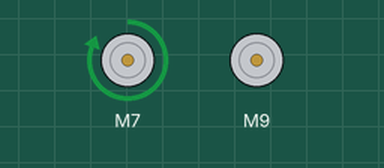
Bench run of a sketch on a simulated Arduino Uno, built with avr-gcc and run on an emulated ATmega328P. Shown: 2 × DC motor (green arrow = forward, orange = backward, longer = faster).

Above: at 3.2 s.
At 6.5 s:
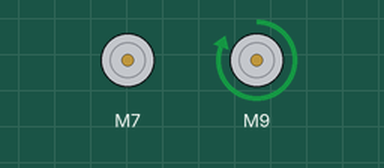
At 9.8 s:
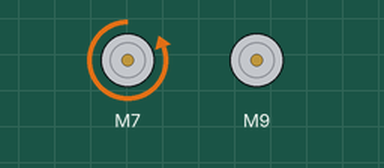
At 13.1 s:
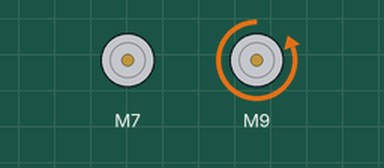
Timing chart, 0 to 18.1 s (numbered marks = the images above):
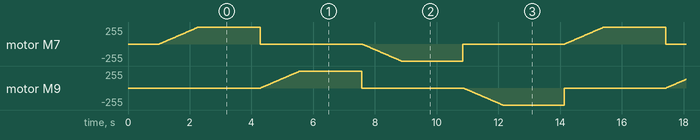

The sketch:

prg2-ESP32S3-ModuleTB6612FNG-pilotage-moteurs-avec-librairie.ino
```cpp
// (licence header left out)
// Inclusion de la librairie dont nous aurons besoin ici
#include <SparkFun_TB6612.h>

// Affectation des broches ESP32-S3, pour le pilotage du TB 6612 FNG
#define pin_PWMA  5    // La broche PWMA du module TB6612FNG sera reliée à la broche GPIO5  de l'ESP32-S3-DevKitC
#define pin_AIN2  6    // La broche AIN2 du module TB6612FNG sera reliée à la broche GPIO6  de l'ESP32-S3-DevKitC
#define pin_AIN1  7    // La broche AIN1 du module TB6612FNG sera reliée à la broche GPIO7  de l'ESP32-S3-DevKitC
#define pin_STBY  8    // La broche STBY du module TB6612FNG sera reliée à la broche GPIO8  de l'ESP32-S3-DevKitC
#define pin_BIN1  9    // La broche BIN1 du module TB6612FNG sera reliée à la broche GPIO9  de l'ESP32-S3-DevKitC
#define pin_BIN2 10    // La broche BIN2 du module TB6612FNG sera reliée à la broche GPIO10 de l'ESP32-S3-DevKitC
#define pin_PWMB 11    // La broche PWMB du module TB6612FNG sera reliée à la broche GPIO11 de l'ESP32-S3-DevKitC

// Autres constantes
#define sens_de_rotation_normal_par_defaut    1
#define sens_de_rotation_inverse_par_defaut   -1

// Instanciation d'objets
Motor moteurA = Motor(pin_AIN1, pin_AIN2, pin_PWMA, sens_de_rotation_normal_par_defaut, pin_STBY);
Motor moteurB = Motor(pin_BIN1, pin_BIN2, pin_PWMB, sens_de_rotation_normal_par_defaut, pin_STBY);


// ========================
// Initialisation programme
// ========================
void setup() {

  // Petit délai avant de passer à la boucle loop !
  delay(1000);

}


// =================
// Boucle principale
// =================
void loop() {

  // --------------------------------------------
  // Fonctions utiles (librairie SparkFun_TB6612)
  // --------------------------------------------
  //
  //    moteur.drive(valeur)        → cela permet de fixer la vitesse du moteur, selon la "valeur" donnée (entre -255 et +255)
  //                                  - pour une "marche avant", la valeur doit être comprise entre 0 et 255 inclus (0 = "point mort" ; +255 = "marche avant à fond")
  //                                  - pour une "marche arrière", la valeur doit être comprise entre -255 et 0 inclus (-255 = "marche arrière à fond" ; 0 = "point mort")
  //
  //    moteur.drive(valeur, temps) → idem, mais fait tourner le moteur un temps donné, puis l'arrête
  //
  //    moteur.brake()              → permet d'arrêter le moteur (freinage fort / bobines courts-circuitées)
  //
  //    moteur.standby()            → permet de mettre en sommeil le module TB6612FNG (passage de la broche "STBY" à l'état bas, donc)
  //                                    (nota : pour sortir du "mode sommeil", il suffira tout simplement de faire appel à la fonction "drive" !)


  // ---------------------------------------------------------
  // Test partie 1/4 : rotation du moteur A, en "marche avant"
  // ---------------------------------------------------------
  // Démarrage progressif (de 0 à 100%) de la vitesse
  for(int i = 0; i <= 255; i++) {
    moteurA.drive(i);
    delay(5);
  }
  // Maintien pleine vitesse pendant 2 secondes
  delay(2000);
  // Freinage fort
  moteurA.brake();

  // ---------------------------------------------------------
  // Test partie 1/4 : rotation du moteur B, en "marche avant"
  // ---------------------------------------------------------
  // Démarrage progressif (de 0 à 100%) de la vitesse
  for(int i = 0; i <= 255; i++) {
    moteurB.drive(i);
    delay(5);
  }
  // Maintien pleine vitesse pendant 2 secondes
  delay(2000);
  // Freinage fort
  moteurB.brake();

  // -----------------------------------------------------------
  // Test partie 3/4 : rotation du moteur A, en "marche arrière"
  // -----------------------------------------------------------
  // Démarrage progressif (de 0 à 100%) de la vitesse
  for(int i = 0; i >= -255; i--) {
    moteurA.drive(i);
    delay(5);
  }
  // Maintien pleine vitesse pendant 2 secondes
  delay(2000);
  // Freinage fort
  moteurA.brake();

  // -----------------------------------------------------------
  // Test partie 4/4 : rotation du moteur B, en "marche arrière"
  // -----------------------------------------------------------
  // Démarrage progressif (de 0 à 100%) de la vitesse
  for(int i = 0; i >= -255; i--) {
    moteurB.drive(i);
    delay(5);
  }
  // Maintien pleine vitesse pendant 2 secondes
  delay(2000);
  // Freinage fort
  moteurB.brake();

}
```
